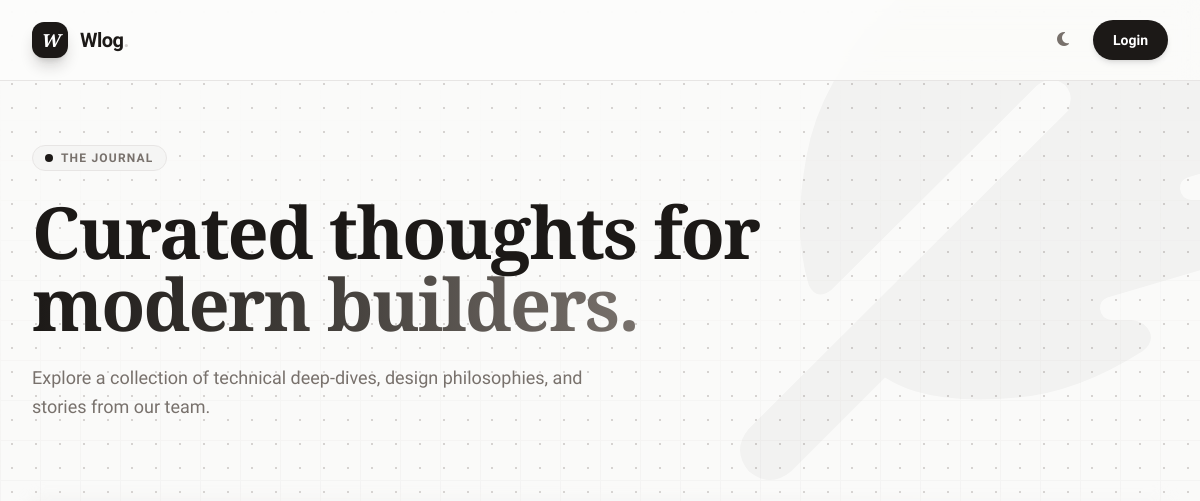
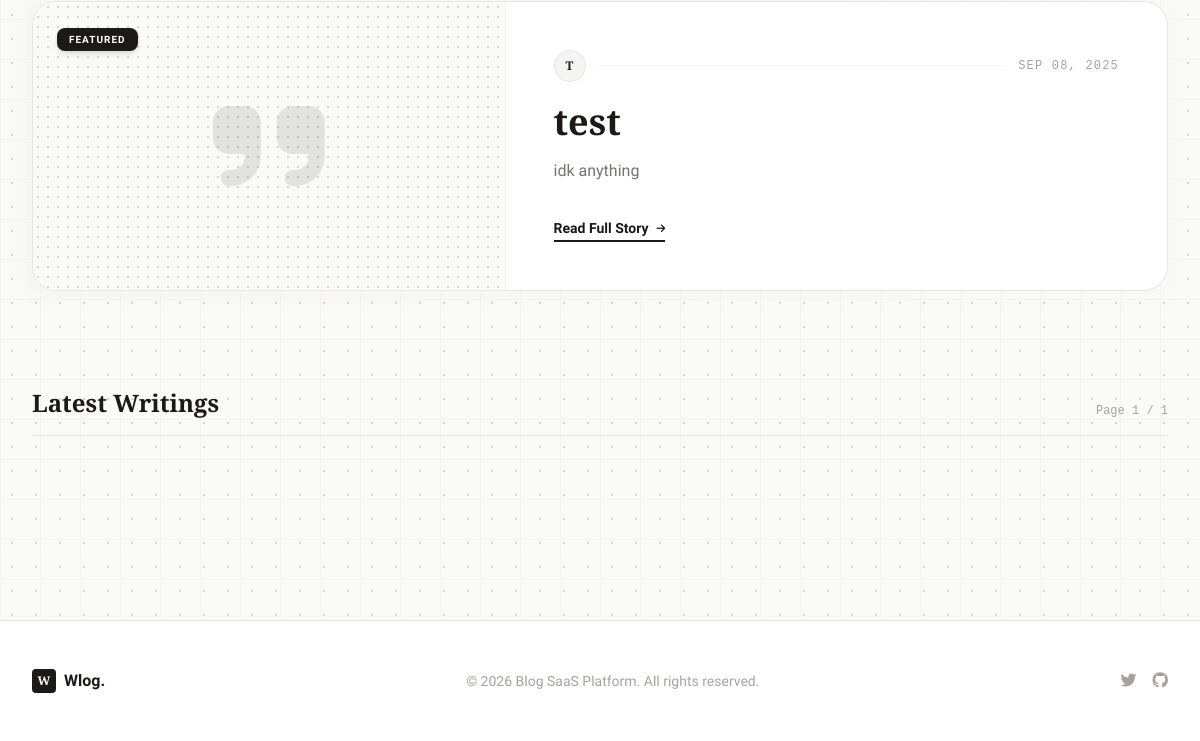
The app's page /, older data (2 pictures, top to bottom).
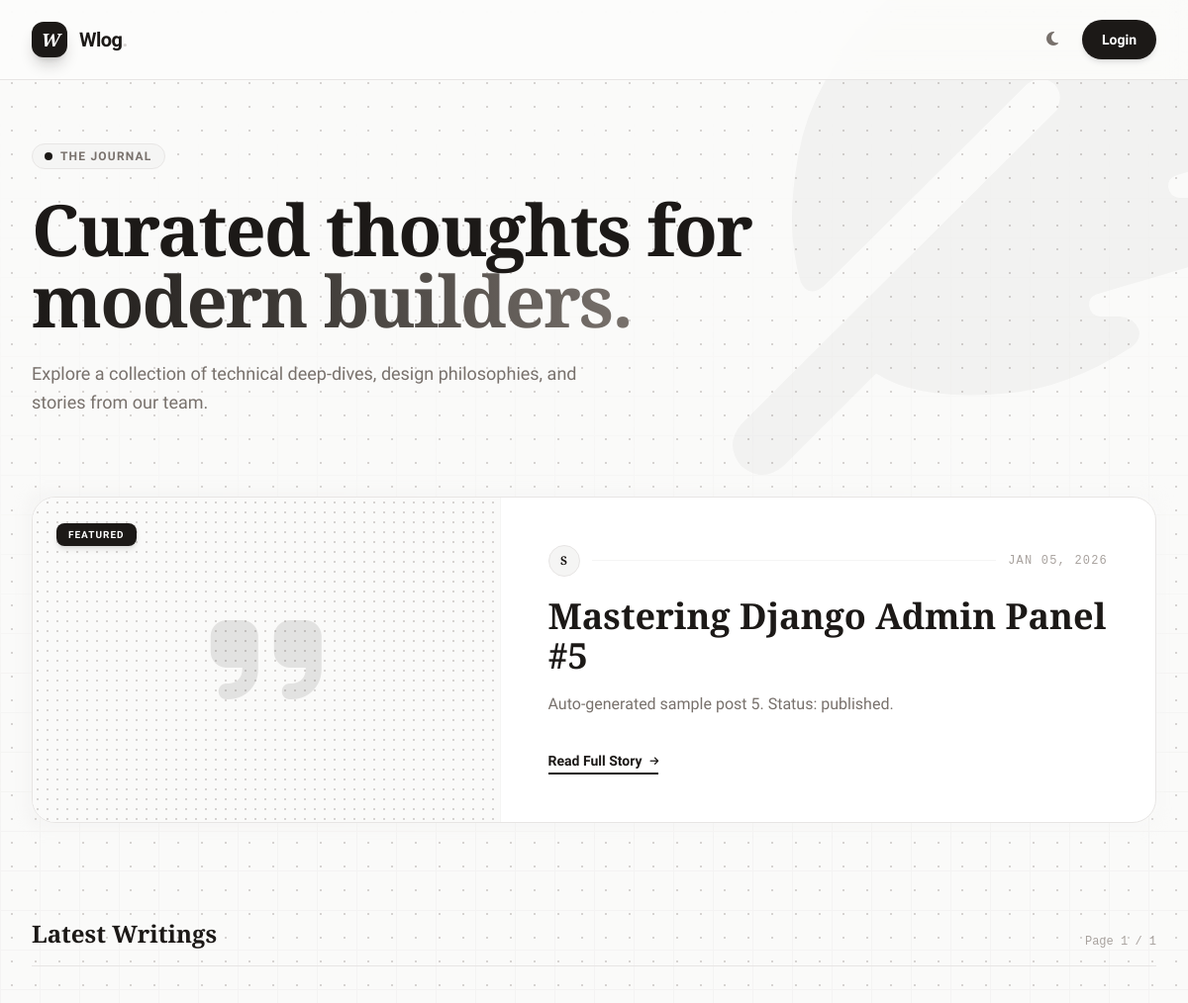
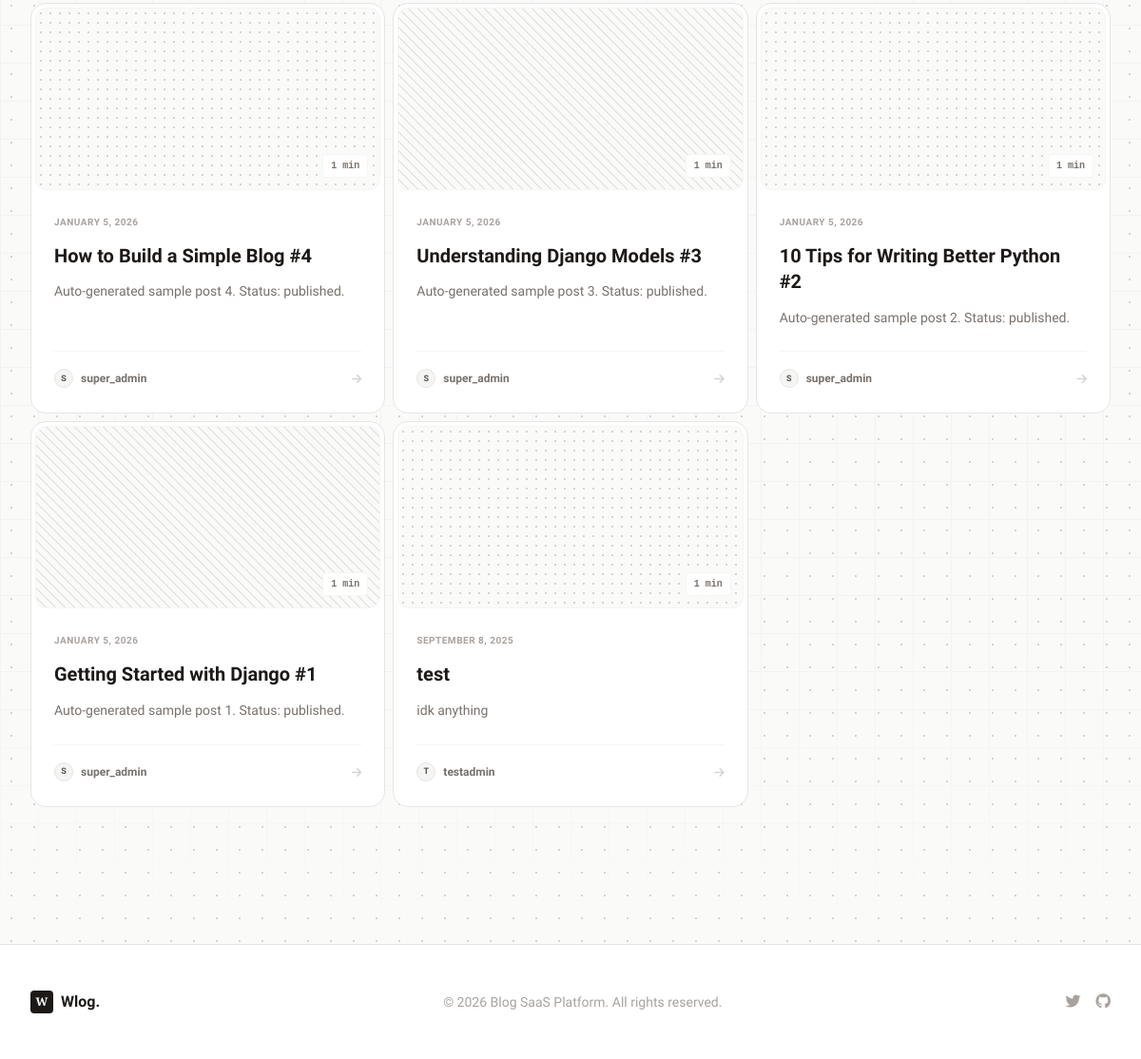
The same page, newer data (2 pictures, top to bottom).
### blog/models.py (models this page shows, shortened)
class BlogPost(models.Model):
    STATUS_CHOICES = [
        ('draft', 'Draft'),
        ('published', 'Published'),
    ]
    title = models.CharField(max_length=200)
    slug = models.SlugField(unique=True, blank=True)
    content = models.TextField(help_text="Write your blog post content in Markdown format")
    excerpt = models.TextField(blank=True, help_text="Optional excerpt for the blog post")
    status = models.CharField(max_length=20, choices=STATUS_CHOICES, default='draft')
    created_at = models.DateTimeField(auto_now_add=True)
    updated_at = models.DateTimeField(auto_now=True)
    author = models.ForeignKey(User, on_delete=models.CASCADE)
    class Meta:
        ordering = ['-created_at']
        verbose_name = 'Blog Post'
        verbose_name_plural = 'Blog Posts'

### blog/views.py (the view)
# urls.py: path('', views.PublicBlogListView.as_view(), name='home'),
class PublicBlogListView(ListView):
    model = BlogPost
    template_name = 'blog/public/blog_list.html'
    context_object_name = 'blog_posts'
    paginate_by = 9
    def get_queryset(self):
        return BlogPost.objects.filter(status='published').select_related('author').order_by('-created_at')
    def get_context_data(self, **kwargs):
        context = super().get_context_data(**kwargs)
        context['title'] = 'Our Published Blogs'
        return context

### blog/templates/blog/public/blog_list.html (shortened to what this page needs)
{% extends "blog/base.html" %}
{% block content %}
<div class="min-h-screen relative overflow-hidden font-sans text-stone-900 dark:text-stone-100 selection:bg-stone-900 selection:text-white dark:selection:bg-stone-100 dark:selection:text-stone-900">
    <div class="absolute top-0 right-0 z-0 pointer-events-none opacity-[0.03] dark:opacity-[0.05] transform translate-x-1/4 -translate-y-1/4 text-stone-900 dark:text-stone-100">
        <i class="fas fa-feather-alt text-[40rem]"></i>
    </div>
    <header class="sticky top-0 z-50 bg-[#FDFDFC]/80 dark:bg-[#0c0a09]/80 backdrop-blur-md border-b border-stone-200 dark:border-stone-800">
        <div class="max-w-7xl mx-auto px-4 sm:px-6 lg:px-8 h-20 flex items-center justify-between">
            <a href="{% url 'home' %}" class="flex items-center gap-3 group">
                <div class="h-9 w-9 bg-stone-900 dark:bg-stone-100 text-white dark:text-stone-900 flex items-center justify-center rounded-xl shadow-lg shadow-stone-900/20 group-hover:rotate-12 transition-transform duration-300">
                    <span class="font-serif font-bold text-lg italic">W</span>
                </div>
                <h1 class="text-xl font-bold tracking-tight text-stone-900 dark:text-stone-100 group-hover:text-stone-600 dark:group-hover:text-stone-400 transition-colors">
                    Wlog<span class="text-stone-300 dark:text-stone-700">.</span>
                </h1>
            </a>
            <div class="flex items-center gap-4">
                <button @click="toggleTheme()" class="p-2 text-stone-500 dark:text-stone-400 hover:bg-stone-100 dark:hover:bg-stone-800 rounded-lg transition-colors" title="Toggle Theme">
                    <i class="fas" :class="isDark ? 'fa-sun' : 'fa-moon'"></i>
                </button>
                {% if not user.is_authenticated %}
                <a href="{% url 'blog:admin_login' %}" class="btn-shine-effect hidden sm:inline-flex items-center justify-center px-5 py-2.5 text-sm font-bold text-white dark:text-stone-900 bg-stone-900 dark:bg-stone-100 rounded-full hover:bg-stone-800 dark:hover:bg-stone-200 shadow-md hover:shadow-md transition-all hover:-translate-y-0.5">
                    Login
                </a>
                {% endif %}
            </div>
        </div>
    </header>
    <main class="max-w-7xl mx-auto px-4 sm:px-6 lg:px-8 py-16 relative z-10">
        <div class="mb-20 max-w-3xl">
            <div class="inline-flex items-center gap-2 px-3 py-1 rounded-full bg-stone-100 border border-stone-200 text-xs font-bold uppercase tracking-widest text-stone-500 mb-6">
                <span class="w-2 h-2 rounded-full bg-stone-900"></span>
                <span>The Journal</span>
            </div>
            <h2 class="text-5xl md:text-7xl font-serif font-bold text-stone-900 leading-[1.1] tracking-tight mb-6">
                Curated thoughts for <br>
                <span class="text-transparent bg-clip-text bg-gradient-to-r from-stone-900 via-stone-700 to-stone-500">modern builders.</span>
            </h2>
            <p class="text-lg text-stone-500 max-w-xl leading-relaxed">
                Explore a collection of technical deep-dives, design philosophies, and stories from our team.
            </p>
        </div>
        {% if blog_posts %}
            <div class="mb-24">
                {% with featured=blog_posts|first %}
                <div class="relative group">
                    <article class="relative grid grid-cols-1 lg:grid-cols-12 bg-white dark:bg-stone-900 rounded-[1.5rem] border border-stone-200 dark:border-stone-800 overflow-hidden hover:shadow-md transition-all duration-300">
                        <div class="lg:col-span-5 h-72 lg:h-auto pattern-architect border-b lg:border-b-0 lg:border-r border-stone-100 dark:border-stone-800 relative group-hover:bg-stone-50 dark:group-hover:bg-stone-800 transition-colors">
                            <div class="absolute inset-0 flex items-center justify-center opacity-10 dark:opacity-20">
                                <i class="fas fa-quote-right text-9xl text-stone-900 dark:text-stone-100"></i>
                            </div>
                            <div class="absolute top-6 left-6">
                                <span class="bg-stone-900 dark:bg-stone-100 text-white dark:text-stone-900 text-[10px] font-bold uppercase tracking-widest px-3 py-1.5 rounded-lg shadow-md">
                                    Featured
                                </span>
                            </div>
                        </div>
                        <div class="lg:col-span-7 p-8 md:p-12 flex flex-col justify-center">
                            <div class="flex items-center gap-3 mb-5">
                                <div class="h-8 w-8 rounded-full bg-stone-100 dark:bg-stone-800 border border-stone-200 dark:border-stone-700 flex items-center justify-center text-xs font-serif font-bold text-stone-900 dark:text-stone-100">
                                    {{ featured.author.username|slice:":1"|upper }}
                                </div>
                                <div class="h-px flex-1 bg-stone-100 dark:bg-stone-800"></div>
                                <time class="text-xs font-mono text-stone-400 uppercase tracking-widest">{{ featured.created_at|date:"M d, Y" }}</time>
                            </div>
                            <a href="{% url 'public_detail' featured.slug %}" class="group-hover:text-stone-600 dark:group-hover:text-stone-400 transition-colors">
                                <h3 class="text-3xl md:text-4xl font-serif font-bold text-stone-900 dark:text-stone-100 mb-4 leading-tight">
                                    {{ featured.title }}
                                </h3>
                            </a>
                            <p class="text-stone-500 dark:text-stone-400 mb-8 leading-relaxed line-clamp-3">
                                {{ featured.excerpt|default:featured.content|striptags|truncatewords:35 }}
                            </p>
                            <div>
                                <a href="{% url 'public_detail' featured.slug %}" class="inline-flex items-center text-sm font-bold text-stone-900 dark:text-stone-100 hover:text-stone-600 dark:hover:text-stone-300 transition-colors border-b-2 border-stone-900 dark:border-stone-100 pb-0.5 hover:border-stone-600 dark:hover:border-stone-400">
                                    Read Full Story <i class="fas fa-arrow-right ml-2 text-[10px] transform group-hover:translate-x-1 transition-transform"></i>
                                </a>
                            </div>
                        </div>
                    </article>
                </div>
                {% endwith %}
            </div>
            <div class="flex items-end justify-between border-b border-stone-200 pb-4 mb-10">
                <h3 class="text-2xl font-serif font-bold text-stone-900">Latest Writings</h3>
                <div class="hidden sm:block text-xs font-mono text-stone-400">
                    Page {{ page_obj.number }} / {{ paginator.num_pages }}
                </div>
            </div>
            <div class="grid grid-cols-1 md:grid-cols-2 lg:grid-cols-3 gap-2 mb-20">
                {% for post in blog_posts|slice:"1:" %}
                <article class="group flex flex-col h-full bg-white dark:bg-stone-900 rounded-2xl border border-stone-200 dark:border-stone-800 p-1 hover:border-stone-300 dark:hover:border-stone-700 hover:shadow-md transition-all duration-300 ">
                    <a href="{% url 'public_detail' post.slug %}" class="block h-48 rounded-xl overflow-hidden relative {% cycle 'pattern-architect' 'pattern-lines' %} border border-stone-100 dark:border-stone-800">
                        <div class="absolute inset-0 bg-stone-900/0 dark:bg-stone-100/0 group-hover:bg-stone-900/[0.02] dark:group-hover:bg-stone-100/[0.02] transition-colors"></div>
                        <div class="absolute bottom-3 right-3 bg-white/90 dark:bg-stone-900/90 backdrop-blur border border-stone-100 dark:border-stone-800 px-2 py-1 rounded text-[10px] font-mono font-bold text-stone-500 dark:text-stone-400">
                            {{ post.content|wordcount|divisibleby:200|add:"1" }} min
                        </div>
                    </a>
                    <div class="flex-1 p-5 flex flex-col">
                        <div class="mb-3">
                            <time class="text-[10px] font-bold uppercase tracking-wider text-stone-400">
                                {{ post.created_at|date:"F j, Y" }}
                            </time>
                        </div>
                        <a href="{% url 'public_detail' post.slug %}" class="block mb-3">
                            <h4 class="text-xl font-bold text-stone-900 dark:text-stone-100 leading-snug group-hover:text-stone-600 dark:group-hover:text-stone-400 transition-colors">
                                {{ post.title }}
                            </h4>
                        </a>
                        <p class="text-sm text-stone-500 dark:text-stone-400 leading-relaxed mb-6 line-clamp-2">
                            {{ post.excerpt|default:post.content|striptags|truncatewords:20 }}
                        </p>
                        <div class="mt-auto pt-4 border-t border-stone-100 dark:border-stone-800 flex items-center justify-between">
                            <div class="flex items-center gap-2">
                                <span class="w-5 h-5 rounded-full bg-stone-100 dark:bg-stone-800 flex items-center justify-center text-[9px] font-bold text-stone-600 dark:text-stone-400 border border-stone-200 dark:border-stone-700">
                                    {{ post.author.username|slice:":1"|upper }}
                                </span>
                                <span class="text-xs font-bold text-stone-500 dark:text-stone-400">{{ post.author.get_full_name|default:post.author.username }}</span>
                            </div>
                            <span class="text-stone-300 dark:text-stone-700 group-hover:text-stone-900 dark:group-hover:text-stone-100 transition-colors">
                                <i class="fas fa-arrow-right text-xs"></i>
                            </span>
                        </div>
                    </div>
                </article>
                {% endfor %}
            </div>
        {% endif %}
    </main>
     {% include 'blog/public/footer.html' %}
</div>
{% endblock %}

### blog/templates/blog/base.html (shortened to what this page needs)
<!DOCTYPE html>
<html lang="en" class="h-full scroll-smooth">
<head>
    <script src="https://cdn.tailwindcss.com"></script>
    <link href="https://cdnjs.cloudflare.com/ajax/libs/flowbite/2.2.1/flowbite.min.css" rel="stylesheet" />
    <link rel="stylesheet" href="https://cdnjs.cloudflare.com/ajax/libs/font-awesome/6.5.1/css/all.min.css">
</head>
<body class="h-full antialiased" x-data="drawerStore()">
    {% block body %}
    {% block content %}{% endblock %}
    {% endblock %}
</body>
</html>

### blog/templates/blog/public/footer.html
 <footer class="border-t border-stone-200 dark:border-stone-800 bg-white dark:bg-stone-900 relative z-10">
        <div class="max-w-7xl mx-auto py-12 px-4 sm:px-6 lg:px-8 flex flex-col md:flex-row justify-between items-center gap-6">
            <div class="flex items-center gap-2">
                <div class="h-6 w-6 bg-stone-900 dark:bg-stone-100 rounded text-white dark:text-stone-900 flex items-center justify-center text-xs font-serif font-bold">W</div>
                <span class="font-bold text-stone-900 dark:text-stone-100">Wlog.</span>
            </div>
            <p class="text-stone-400 dark:text-stone-500 text-sm font-medium">
                &copy; 2026 Blog SaaS Platform. All rights reserved.
            </p>
            <div class="flex gap-4">
                <a href="#" class="text-stone-400 dark:text-stone-500 hover:text-stone-900 dark:hover:text-stone-100 transition-colors"><i class="fab fa-twitter"></i></a>
                <a href="#" class="text-stone-400 dark:text-stone-500 hover:text-stone-900 dark:hover:text-stone-100 transition-colors"><i class="fab fa-github"></i></a>
            </div>
        </div>
    </footer>

### blog/templates/blog/base.html (style rules this page uses)
body { background-color: #FAFAF9; color: #292524; background-image: radial-gradient(#D6D3D1 1px, transparent 1px); background-size: 24px 24px; background-attachment: fixed; }

### blog/templates/blog/public/blog_list.html (style rules this page uses)
.btn-shine-effect { position: relative; overflow: hidden; }
.btn-shine-effect::after { content: ''; position: absolute; top: 0; left: -100%; width: 50%; height: 100%; background: linear-gradient(to right, transparent, rgba(255, 255, 255, 0.4), transparent); transform: skewX(-25deg); pointer-events: none; }
.pattern-architect { background-color: #fafaf9; background-image: radial-gradient(#d6d3d1 1px, transparent 1px); background-size: 10px 10px; }
.pattern-lines { background-color: #fafaf9; background-image: repeating-linear-gradient(45deg, #e7e5e4 0, #e7e5e4 1px, transparent 0, transparent 50%); background-size: 10px 10px; }

Row changes from the older to the newer data that the page shows:
added BlogPost: author.username "S", created_at "JAN 05, 2026", title "Mastering Django Admin Panel #5", excerpt "Auto-generated sample post 5. Status: published."
added BlogPost: content|divisibleby "1", created_at "JANUARY 5, 2026", title "How to Build a Simple Blog #4", excerpt "Auto-generated sample post 4. Status: published.", author.username "S", author.get_full_name "super_admin"
added BlogPost: content|divisibleby "1", created_at "JANUARY 5, 2026", title "Understanding Django Models #3", excerpt "Auto-generated sample post 3. Status: published.", author.username "S", author.get_full_name "super_admin"
added BlogPost: content|divisibleby "1", created_at "JANUARY 5, 2026", title "10 Tips for Writing Better Python #2", excerpt "Auto-generated sample post 2. Status: published.", author.username "S", author.get_full_name "super_admin"
added BlogPost: content|divisibleby "1", created_at "JANUARY 5, 2026", title "Getting Started with Django #1", excerpt "Auto-generated sample post 1. Status: published.", author.username "S", author.get_full_name "super_admin"
now on one of the page's lists (row unchanged): BlogPost: content|divisibleby "1", created_at "SEPTEMBER 8, 2025", title "test", excerpt "idk anything", author.username "T", author.get_full_name "testadmin"
Text that changed along with them:
{{ featured.author.username|slice:":1"|upper }}: "T" → "S"
{{ featured.created_at|date:"M d, Y" }}: "SEP 08, 2025" → "JAN 05, 2026"
{{ featured.title }}: "test" → "Mastering Django Admin Panel #5"
{{ featured.excerpt|default:featured.content|striptags|truncatewords:35 }}: "idk anything" → "Auto-generated sample post 5. Status: published."
